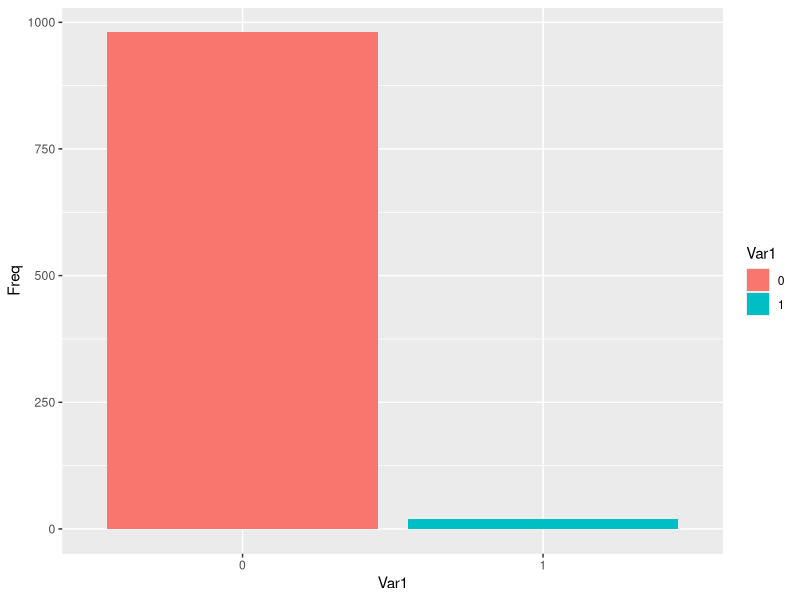
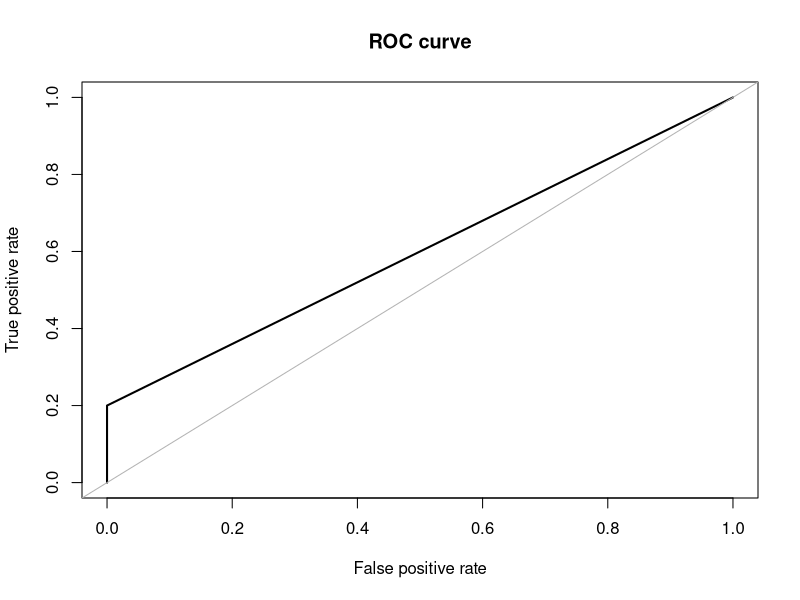
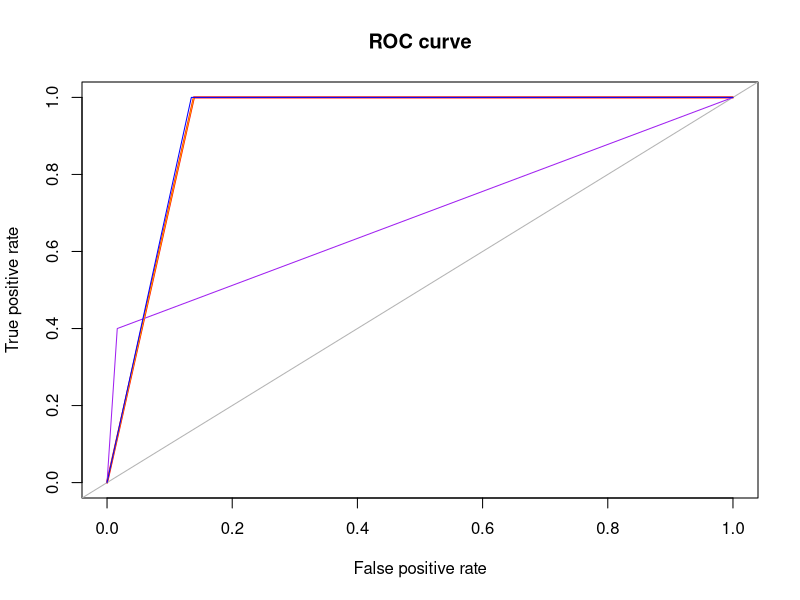

Write R code to recreate these figures, in order.
#https://www.analyticsvidhya.com/blog/2016/03/practical-guide-deal-imbalanced-classification-problems/
#https://www.analyticsvidhya.com/blog/2016/09/this-machine-learning-project-on-imbalanced-data-can-add-value-to-your-resume/

#imbalanced data is the data with one class (dependent variable) outperforms others
#as a result, ML algorithms will fail to catch the pattern for the minority class due to not-enough data
#generally, minority would be wrongly classified as majority
#Solution:
#Undersampling
#Oversampling
#Synthetic Data Generation
#Cost Sensitive Learning

#1.undersampling
#reduce (undersample) majority data to make it balance. Need huge data set.
#Random undersampling:randomly choose from majority data
#Informative undersampling1: EasyEnsemble, samples n subsets from majortity, build n classifiers for each (majority n + minority) set 
#Informative undersampling2: Ensemble classifiers and systematically selects what majority n to ensemble based on criteria(supervised)
#Cons: may lead to imformation loss for small data set

#2. Oversampling
#oversample minority
#random sampling:random oversample
#informative:use criteria to conduct sampling
#PROS: no information loss
#CONS: simple repitation of same pattern will lead to overfitting (high variance). Bad for unseen data.

#3. Both sampling
#conbine over/under sampling to overcome overfitting and information loss

#4. Synthetic data generation:synthetic minority oversampling technique (SMOTE)
#each of N new samples: i-th feature in one minority sample + diff(feature_i in this sample,feature_i in one KNN sample)*random(0,1)_i 

#5. COst Sensitive Learning (CSL)
#no sampling. It up weights FN/FP for learning (like boosted trees)

#Metric selection
#For imbalanced data set we cannot use simply accuracy/PPV/NPV (would be biased by majority)
#sensitivity/specificity are recommended

library(ROSE)
library(ggplot2)
library(magrittr)
library(caret)
data(hacide)
str(hacide.train)
head(hacide.train)
#easy to see it is unbalanced
table(hacide.train$cls)
prop.table(table(hacide.train$cls))
as.data.frame(table(hacide.train$cls)) %>% ggplot(aes(x=Var1,y=Freq,fill=Var1)) + geom_bar(stat="identity")

#In this case, 0:P (majority), 1:N (minority)
#decision tree only reports specificity of 0.2 almost unable to dected TN
#Any metric that contain TP, FN would be biased since majority is unlikely to be wrong
model <- hacide.train %>% train(cls~.,data=.,method="rpart")
pred <- hacide.test %>% predict(model,newdata = .)
confusionMatrix(pred,hacide.test$cls)
#also, AUC of ROC is very low
roc.curve(hacide.test$cls, pred, plotit = T)

#Oversampling so P:N~=1:1
data_balanced_over <-  ovun.sample(cls~.,data=hacide.train,method="over")
table(data_balanced_over$data$cls)
#Undersampling so P:N~=1:1
data_balanced_under <-  ovun.sample(cls~.,data=hacide.train,method="under")
table(data_balanced_under$data$cls)
#Both oversampling and undersampling
data_balanced_both <-  ovun.sample(cls~.,data=hacide.train,method="both")
table(data_balanced_both$data$cls)
#Synthetic data generation
data.rose <- ROSE(cls~.,data=hacide.train,seed=1)
table(data.rose$data$cls)

#Test
model_over <- data_balanced_over$data %>% train(cls~.,data=.,method="rpart")
pred_over <- hacide.test %>% predict(model_over,newdata = .)

model_under <- data_balanced_under$data %>% train(cls~.,data=.,method="rpart")
pred_under <- hacide.test %>% predict(model_under,newdata = .)

model_both <- data_balanced_both$data %>% train(cls~.,data=.,method="rpart")
pred_both <- hacide.test %>% predict(model_both,newdata = .)

model_rose <- data.rose$data %>% train(cls~.,data=.,method="rpart")
pred_rose <- hacide.test %>% predict(model_rose,newdata = .)

confusionMatrix(pred_over,hacide.test$cls)#we can see overfitting for "1" (Negative)
confusionMatrix(pred_under,hacide.test$cls)
confusionMatrix(pred_both,hacide.test$cls)
confusionMatrix(pred_rose,hacide.test$cls)#SMOTE is the best

roc.curve(hacide.test$cls, pred_over, plotit = T,col="red")
roc.curve(hacide.test$cls, pred_under, plotit = T,add=TRUE,col="purple")
roc.curve(hacide.test$cls, pred_both, plotit = T,add=TRUE,col="orange")
roc.curve(hacide.test$cls, pred_rose, plotit = T,add=TRUE,col="blue")#SMOTE is the best
